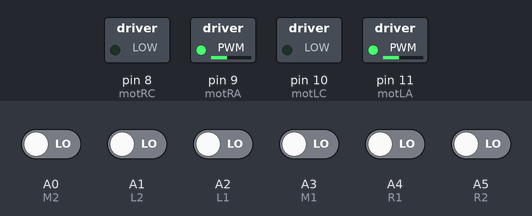
A sketch run on a simulated Arduino Uno, built with avr-gcc and run on an emulated ATmega328P. On the bench: switched loads named in the sketch (green lamp = pin HIGH). The inputs (shaded band) are chosen by the test bench; at power-on: A0 (M2), A1 (L2), A2 (L1), A3 (M1), A4 (R1), A5 (R2) LOW.

Above: at 1.4 s.
1.5 s: A0 (M2) driven HIGH
At 2.3 s:
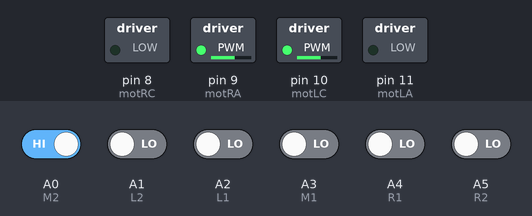
3.0 s: A3 (M1) driven HIGH
At 3.5 s:
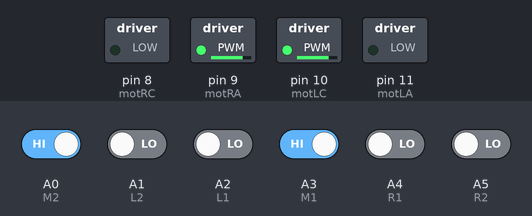
4.5 s: A3 (M1) driven LOW
At 5.8 s:
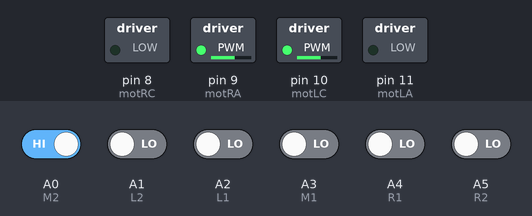
Timing chart, 0 to 7.5 s (numbered marks = the images above; inputs shaded):
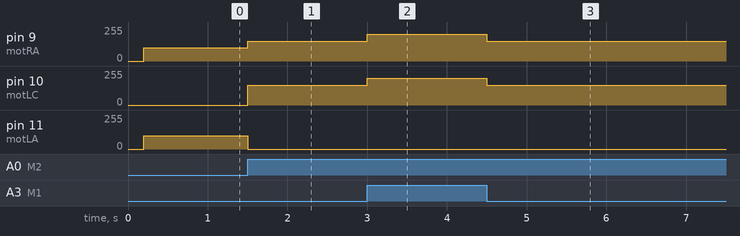

Measured:
- after the input at 1.5 s, pin 9 (motRA): 100/255 → 150/255 at once; pin 10 (motLC): 0/255 → 150/255 at once; pin 11 (motLA): 100/255 → 0/255 at once
- after the input at 3.0 s, pin 9 (motRA), pin 10 (motLC): 150/255 → 200/255 at once
- after the input at 4.5 s, pin 9 (motRA), pin 10 (motLC): 200/255 → 150/255 at once

The sketch:

6SensorLineFollower.ino
```cpp
/* using 6IR sensors and this code, we can run at fast speed in st lines, and
at low speed at junctions or turns. also it can cross breaking lines at low speed.
It also can adjust to change in contrast of line and track in both continious line and breaking lines.
This code takes appropriet hard turns at L-junctions, appropriet soft turns at obtuse junctions,
left turn at + junction, U turn at dead ends, and can stop at T-junction. */


// saving some time
#define dr digitalRead

/* defining the motors as mot- motor,
R- right, L- left, A- anticlockwise, C- clockwise*/
#define motRC  8
#define motRA  9
#define motLC  10
#define motLA  11

/* defining the sensors (L2 and L1 on left)
(M1 in middle, M2 in middle front)(R1 and R2 on right)*/
#define M2  A0
#define L2  A1
#define L1  A2
#define M1  A3
#define R1  A4
#define R2  A5

int line; //to dynamically define what color is line and what colour is background.

void setup() {

  	Serial.begin(9600);

  	// defining outputs
  	pinMode(motRC, OUTPUT);
  	pinMode(motRA, OUTPUT);
  	pinMode(motLC, OUTPUT);
  	pinMode(motLA, OUTPUT);

    // defining inputs
  	pinMode(M2, INPUT);
  	pinMode(L2, INPUT);
  	pinMode(L1, INPUT);
  	pinMode(M1, INPUT);
  	pinMode(R1, INPUT);
  	pinMode(R2, INPUT);

  	delay(200); // just a gap for conformation
}

// function to takes the speed of both motors and give output signal
void run(int l, int r){

	if (l>=0){ // l>=0 means forward means clockwise for left motor
		analogWrite( motLC, l);
		digitalWrite(motLA, LOW);
	}
	else{ // l<0 means reverse means anticlockwise for left motor
		digitalWrite(motLC, LOW);
		analogWrite( motLA, -l);
	}

	if (r>0){  // r>=0 means forward means anticlockwise for right motor
		analogWrite( motRA, r);
		digitalWrite(motRC, LOW);
	}
	else{  // r>=0 means reverse means clockwise for right motor
		digitalWrite(motRA, LOW);
		analogWrite( motRC, -r);
	}
}

void loop() {
	// if track changes contrast then too this part helps to redifine what line is
	if ((dr(M1)==0) && (dr(M2)==0) && (dr(L2)==1) && (dr(L1)==1) && (dr(R1)==1) && (dr(R2)==1))
		line=0;  // middle1 and middle2 on line(0) and others on background
	else if ((dr(M1)==1) && (dr(M2)==1) && (dr(L2)==0) && (dr(L1)==0) && (dr(R1)==0) && (dr(R2)==0))
		line=1;  // middle1 and middle2 on line(1) and others on background

	/* if line was broken and at exectly this spot the contrast was changed then what the middle2 see
	is line and what the rest see is background (as only the middle2 is on line*/
	else if ((dr(M1)==0) && (dr(M2)==1) && (dr(L2)==0) && (dr(L1)==0) && (dr(R1)==0) && (dr(R2)==0))
		line=1;  // middle2 on line(1) and other on background due to line break
	else if ((dr(M1)==1) && (dr(M2)==0) && (dr(L2)==1) && (dr(L1)==1) && (dr(R1)==1) && (dr(R2)==1))
		line=0;  // middle2 on line(0) and other on background due to line break

	if ((dr(M1)==line) && (dr(M2)==line) && (dr(L2)!=line) && (dr(L1)!=line) && (dr(R1)!=line) && (dr(R2)!=line))
		run(200, 200);  // forward in high speed

	if ((dr(M1)==line) && (dr(M2)!=line) && (dr(L2)!=line) && (dr(L1)!=line) && (dr(R1)!=line) && (dr(R2)!=line))
		run(150, 150);  // speed reduced when middle2 sensor dont see line but middle1 does

	if ((dr(M1)!=line) && (dr(M2)==line) && (dr(L2)!=line) && (dr(L1)!=line) && (dr(R1)!=line) && (dr(R2)!=line))
		run(150, 150);  // if line is broken then the middle2 will be the first to sense, hence speed reduced

	if ((dr(M1)==line) && (dr(M2)!=line) && (dr(L2)==line) && (dr(L1)==line) && (dr(R1)!=line) && (dr(R2)!=line))
		run(-100, 100);  // 90degree left

	if ((dr(M1)==line) && (dr(M2)!=line) && (dr(L2)!=line) && (dr(L1)!=line) && (dr(R1)==line) && (dr(R2)==line))
		run(100, -100);  // 90degree right

	if ((dr(M1)==line) && (dr(M2)==line) && (dr(L2)==line) && (dr(L1)==line) && (dr(R1)==line) && (dr(R2)==line))
		run(-100, 100);  // in case of + junction, go left

	if ((dr(M1)!=line) && (dr(M2)!=line) && (dr(L2)!=line) && (dr(L1)!=line) && (dr(R1)!=line) && (dr(R2)!=line))
		run(-100, 100);  // in case of dead end takes a U-turn (rotates anticlockwise)

	if ((dr(M1)==line) && (dr(M2)!=line) && (dr(L2)!=line) && (dr(L1)==line) && (dr(R1)!=line) && (dr(R2)!=line))
		run(-1, 150);  // soft left for obtuse left turns (-1 to completely stop left wheel)

	if ((dr(M1)==line) && (dr(M2)!=line) && (dr(L2)!=line) && (dr(L1)!=line) && (dr(R1)==line) && (dr(R2)!=line))
		run(150, -1);  // soft right for obtuse right turns (-1 to completely stop right wheel)

	if ((dr(M1)==line) && (dr(M2)!=line) && (dr(L2)==line) && (dr(L1)==line) && (dr(R1)==line) && (dr(R2)==line))
		run(0, 0);  // stops at T-junction
}
```
